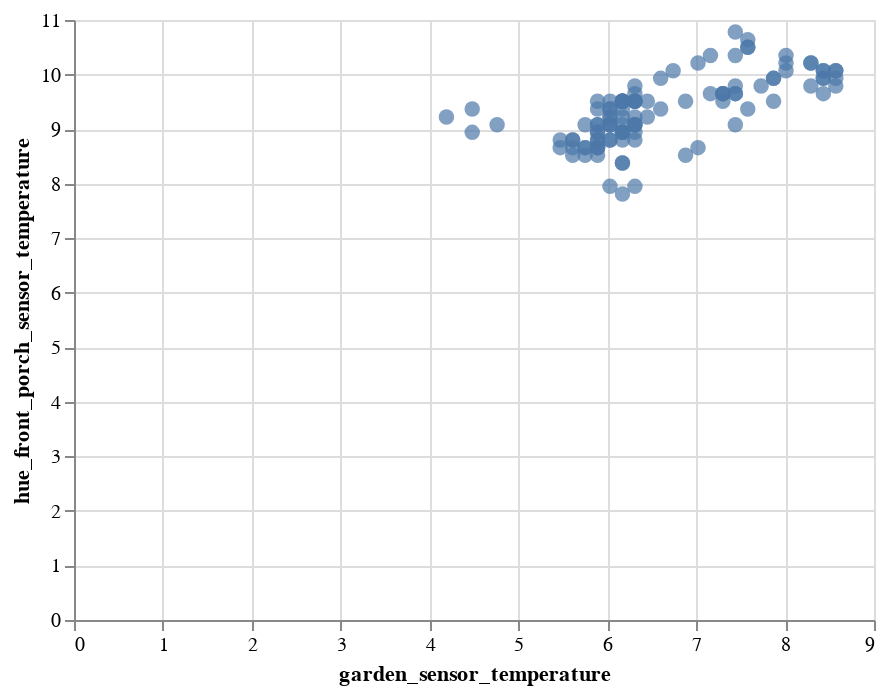

Notebook code cell kept with this figure:
### Code cell
def get_sensor_scatter_chart(data):
    """Scatter plot of first 2 columns of time indexed sensor data (wide format)."""
    scatter_chart = alt.Chart(data).mark_circle(size=60).encode(
        x=data.columns[0],
        y=data.columns[1],
    ).interactive()
    return scatter_chart

get_sensor_scatter_chart(temperature_df_pivot)

### Figure 1 — Vega-Lite specification as saved in the notebook (floating-point values rounded to 4 significant figures; data arrays with more than 128 entries replaced by an {"elided": "..."} marker saying what was removed)
{"$schema": "https://vega.github.io/schema/vega-lite/v3.4.0.json", "config": {"mark": {"tooltip": null}, "view": {"height": 300, "width": 400}}, "data": {"name": "data-792c9f0f11749fbeae7ae8603cc592ed"}, "datasets": {"data-792c9f0f11749fbeae7ae8603cc592ed": {"elided": "2692 records"}}, "encoding": {"x": {"field": "garden_sensor_temperature", "type": "quantitative"}, "y": {"field": "hue_front_porch_sensor_temperature", "type": "quantitative"}}, "mark": {"size": 60, "type": "circle"}, "selection": {"selector009": {"bind": "scales", "encodings": ["x", "y"], "type": "interval"}}}
